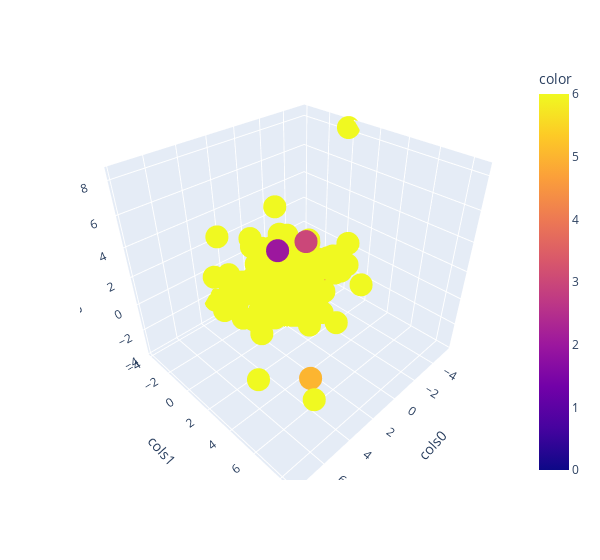

Write notebook code for a chart like this one.
### Code cell
import plotly.express as px
px.scatter_3d(data_frame = reduced_data, x='cols0', y='cols1',
              z='cols2', width=600, color=preds)

### Figure 1 — Plotly figure (JSON) as saved in the notebook; plotly's stock layout.template omitted (floating-point values rounded to 4 significant figures; data arrays with more than 128 entries replaced by an {"elided": "..."} marker saying what was removed)
{"data": [{"hovertemplate": "cols0=%{x}<br>cols1=%{y}<br>cols2=%{z}<br>color=%{marker.color}<extra></extra>", "legendgroup": "", "marker": {"color": {"elided": "167 int values"}, "coloraxis": "coloraxis", "symbol": "circle"}, "mode": "markers", "name": "", "scene": "scene", "showlegend": false, "type": "scatter3d", "x": {"elided": "167 float values"}, "y": {"elided": "167 float values"}, "z": {"elided": "167 float values"}}], "layout": {"coloraxis": {"colorbar": {"title": {"text": "color"}}, "colorscale": [[0, "#0d0887"], [0.1111, "#46039f"], [0.2222, "#7201a8"], [0.3333, "#9c179e"], [0.4444, "#bd3786"], [0.5556, "#d8576b"], [0.6667, "#ed7953"], [0.7778, "#fb9f3a"], [0.8889, "#fdca26"], [1, "#f0f921"]]}, "legend": {"tracegroupgap": 0}, "margin": {"t": 60}, "scene": {"domain": {"x": [0, 1], "y": [0, 1]}, "xaxis": {"title": {"text": "cols0"}}, "yaxis": {"title": {"text": "cols1"}}, "zaxis": {"title": {"text": "cols2"}}}, "width": 600}}
